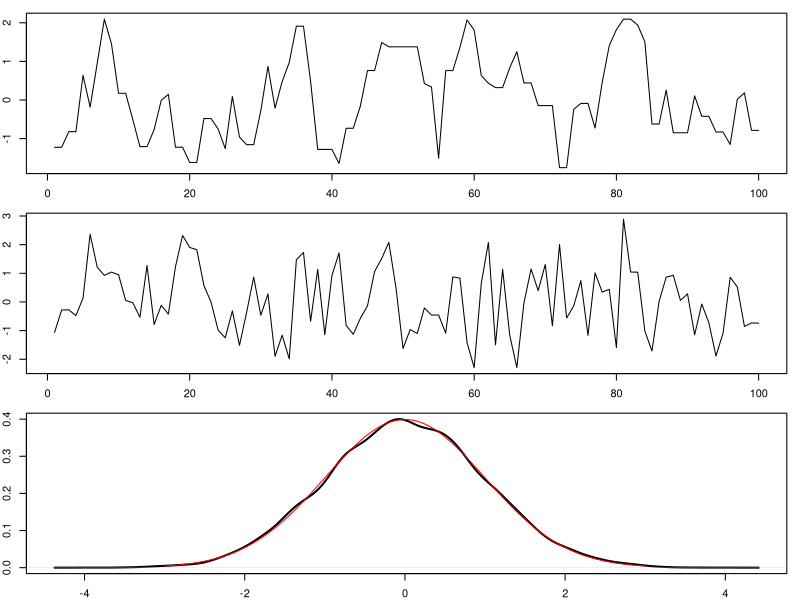
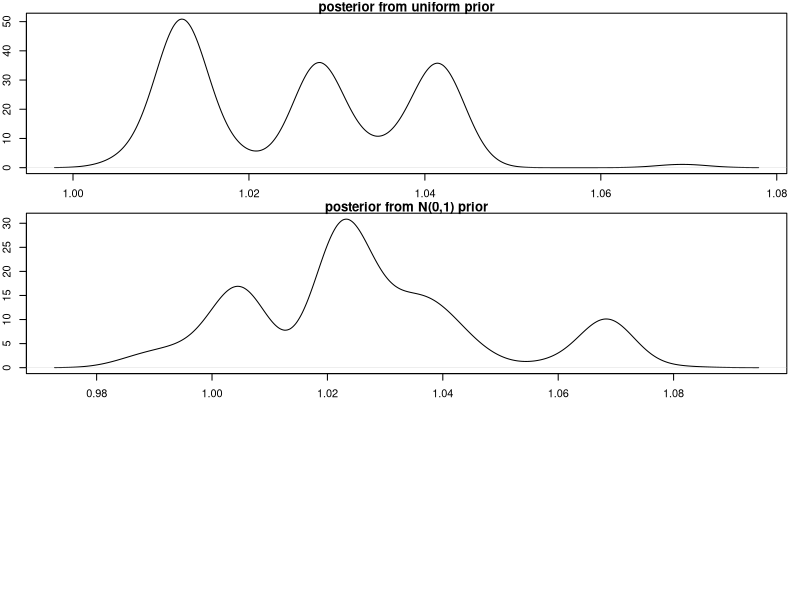

Write R code to recreate these figures, in order.
## ---- chunk 1
library(mcmc)
h <- function(x) {
  y <- -x^2 / 2
} # un-normalized function (doesn't need to integrate as 1)

out <- metrop(obj = h, initial = 0, nbatch = 100, nspac = 1)

par(mfrow = c(3, 1))
par(mar = c(2, 2, 1, 1))
plot(out$batch, type = "l") # a time series with flat steps

out <- metrop(obj = h, initial = 0, nbatch = 100, nspac = 10)
plot(out$batch, type = "l") # a time series looks like a white noise

out <- metrop(obj = h, initial = 0, nbatch = 10000, nspac = 10)
plot(density(out$batch), main = "", lwd = 2)

xbase <- seq(-3, 3, 0.01)
ynorm <- dnorm(xbase)
lines(x = xbase, y = ynorm, type = "l", col = "red")
# the plot compare the density of the simulated sample
# with the standard normal pdf
## ---- chunk 2
# set.seed(101)
library(mcmc)

# DGP
n <- 1000
b0 <- c(1, 1)
X <- cbind(1, rnorm(n))
Y <- X %*% b0 + rnorm(n)

# Laplace-type estimator
L <- function(b) -sum((Y - X %*% b)^2) # use uniform prior
# criterion function with a flat prior
# notice the "minus" sign of the OLS objective function
nbatch <- 1100
out <- metrop(obj = L, initial = c(1, 0), nbatch = nbatch, nspac = 20)

# summarize the estimation
bhat2 <- out$batch[-(1:(nbatch / 10)), 2] # remove the burn in
bhat2_point <- mean(bhat2)
bhat2_sd <- sd(bhat2)
bhat2_CI <- quantile(bhat2, c(.025, .975))

# compare with OLS
b_OLS <- summary(lm(Y ~ -1 + X))
print(coef(b_OLS))
print(cat(
  "The posterior mean =", bhat2_point, " sd = ", bhat2_sd,
  " and C.I. = ", bhat2_CI, "\n"
))

plot(density(bhat2), main = "posterior from uniform prior")
## ---- chunk 3
# Laplace-type estimator

L <- function(b) -sum((Y - X %*% b)^2) - 0.5 * crossprod(b - c(0, 0)) # the prior of b from N(0,1)
# criterion function with a flat prior
# notice the "minus" sign of the OLS objective function

nbatch <- 1100
out <- metrop(obj = L, initial = c(1, 0), nbatch = nbatch, nspac = 20)

# summarize the estimation
bhat2 <- out$batch[-(1:(nbatch / 10)), 2] # remove the burn in
bhat2_point <- mean(bhat2)
bhat2_sd <- sd(bhat2)
bhat2_CI <- quantile(bhat2, c(.025, .975))

# compare with OLS
b_OLS <- summary(lm(Y ~ -1 + X))
print(coef(b_OLS))
print(cat(
  "The posterior mean =", bhat2_point, " sd = ", bhat2_sd,
  " and C.I. = ", bhat2_CI, "\n"
))

plot(density(bhat2), main = "posterior from N(0,1) prior")
